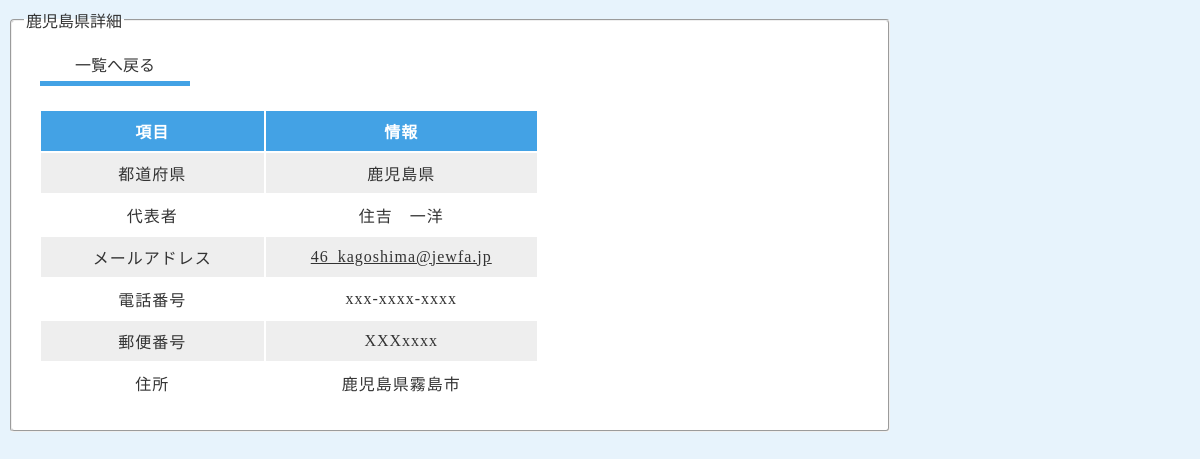
/prefecture_table/pref_detail.php?id=3, run on an earlier commit of the app's database.
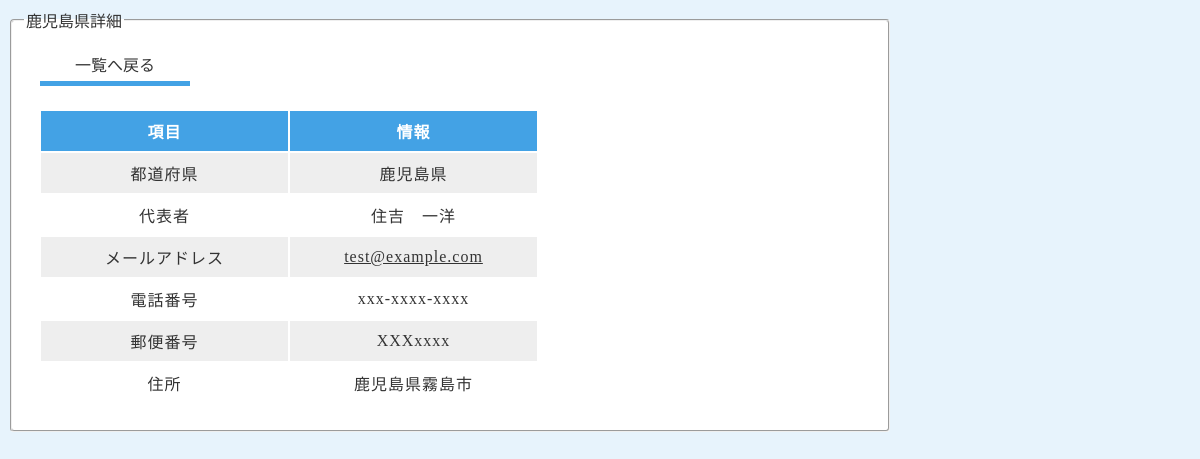
And on a later commit of the database.
### tables this page shows
CREATE TABLE `pref_managers` (
  `id` int(8) NOT NULL,
  `pref` varchar(128) NOT NULL,
  `manager` varchar(128) NOT NULL,
  `mail` varchar(128) NOT NULL,
  `tel` varchar(128) NOT NULL,
  `yuubin` varchar(128) NOT NULL,
  `address` varchar(128) NOT NULL,
  `created_at` datetime NOT NULL,
  `updated_at` datetime NOT NULL
);

### prefecture_table/pref_detail.php (the view, shortened to what this page needs)
<?php
$id = $_GET["id"];
$pdo = connect_to_pref_db();
$sql = 'SELECT * FROM pref_managers WHERE id=:id';
$stmt = $pdo->prepare($sql);
$stmt->bindValue(':id', $id, PDO::PARAM_INT);
$status = $stmt->execute();
if ($status == false) {
  $error = $stmt->errorInfo();
  echo json_encode(["error_msg" => "{$error[2]}"]);
  exit();
} else {
  $record = $stmt->fetch(PDO::FETCH_ASSOC);
}
?>
<!DOCTYPE html>
<html lang="ja">
<head>
  <link rel="stylesheet" href="css/style.css">
</head>
<body>
  <fieldset>
    <legend><?= $record['pref'] ?>詳細</legend>
    <a href="pref_read.php" class="link">一覧へ戻る</a>
    <table class="detail">
      <thead>
        <tr>
          <th>項目</th>
          <th>情報</th>
        </tr>
        <tr>
          <td>都道府県</td>
          <td><?= $record['pref'] ?></td>
        </tr>
        <tr>
          <td>代表者</td>
          <td><?= $record['manager'] ?></td>
        </tr>
        <tr>
          <td>メールアドレス</td>
          <td><a href="mailto:<?= $record['mail'] ?>"><?= $record['mail'] ?></a></td>
        </tr>
        <tr>
          <td>電話番号</td>
          <td><?= $record['tel'] ?></td>
        </tr>
        <tr>
          <td>郵便番号</td>
          <td><?= $record['yuubin'] ?></td>
        </tr>
        <tr>
          <td>住所</td>
          <td><?= $record['address'] ?></td>
        </tr>
      </thead>
    </table>
  </fieldset>
</body>
</html>

What changed in the data, as far as the page shows it:
changed pref_managers "鹿児島県": mail "46_kagoshima@jewfa.jp" → "test@example.com"
